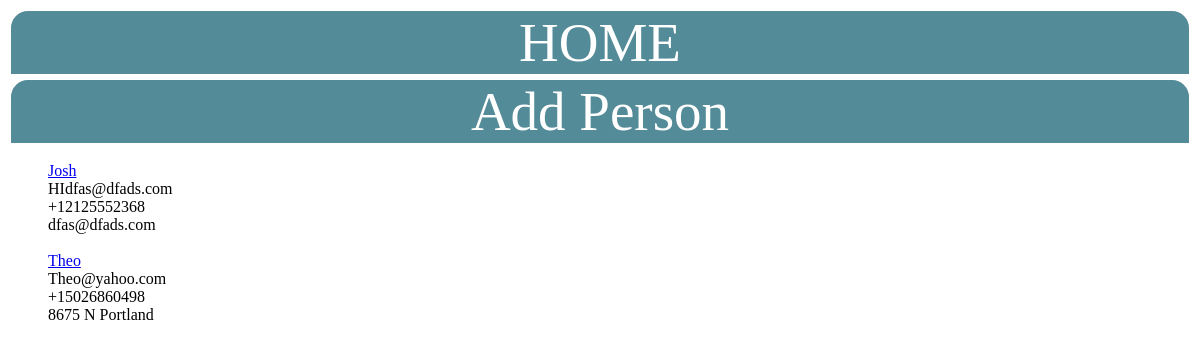
Before: / with the older database file.
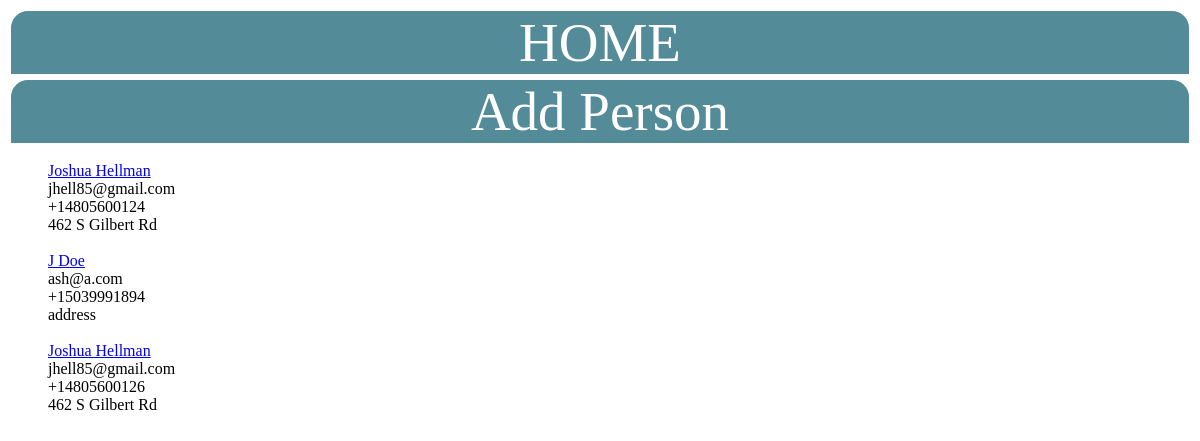
After: the same page with the newer database file.
### phone_app/models.py (models this page shows, shortened)
class Person(models.Model):
    name = models.CharField(max_length=200, default="J Doe")
    phone_number= PhoneNumberField()
    address= models.CharField(max_length=200, default="address")
    email= models.EmailField(max_length=254)

### phone_app/views.py (the view)
# urls.py: path('', views.home, name='home' ),
def home(request):
  persons = Person.objects.all()
  context = {
    'persons': persons
  }
  return render(request, 'phone_app/home.html', context)

### templates/phone_app/home.html
{% extends 'base.html' %}
{% block content %}
<ul>
  {% for person in persons %}
    <li><a href="{% url 'phone_app:profile' person.id %}">{{person.name}}</a></li>
    <li>{{person.email}}</li>
    <li>{{person.phone_number}}</li>
    <li>{{person.address}}</li>
<br>
  {% endfor %}
</ul>
{% endblock %}

### templates/base.html (shortened to what this page needs)
{% load static %}
<!DOCTYPE html>
<html lang="en">
<head>
    <link rel="stylesheet" href="{% static 'style.css' %}">
    <div class='home_bar'><a href= '/'>HOME</a></div>
    <div class='home_bar'><a href= "{% url 'phone_app:make_profile' %}">Add Person</a></div>
</head>
<body>
    <div class ='block'>
    {% block content %}
    {% endblock %}
    </div>
</body>
</html>

### static/style.css (style rules this page uses)
.home_bar a { background-color: black; color: white; background: #548b98; display: flex; align-content: flex-end; justify-content: space-around; align-items: center; flex-direction: column; font-size: 55px; font-style: none; text-decoration: none; border-style: solid; border-top-left-radius: 20px; border-top-right-radius: 20px; }
ul { list-style: none; }
.block { display: flex; }

Changed rows visible on the page:
removed Person: name "Josh", email "HIdfas@dfads.com", phone_number "+12125552368", address "dfas@dfads.com"
removed Person: name "Theo", email "Theo@yahoo.com", phone_number "+15026860498", address "8675 N Portland"
added Person: name "Joshua Hellman", email "jhell85@gmail.com", phone_number "+14805600124", address "462 S Gilbert Rd"
added Person: name "J Doe", email "ash@a.com", phone_number "+15039991894", address "address"
added Person: name "Joshua Hellman", email "jhell85@gmail.com", phone_number "+14805600126", address "462 S Gilbert Rd"
